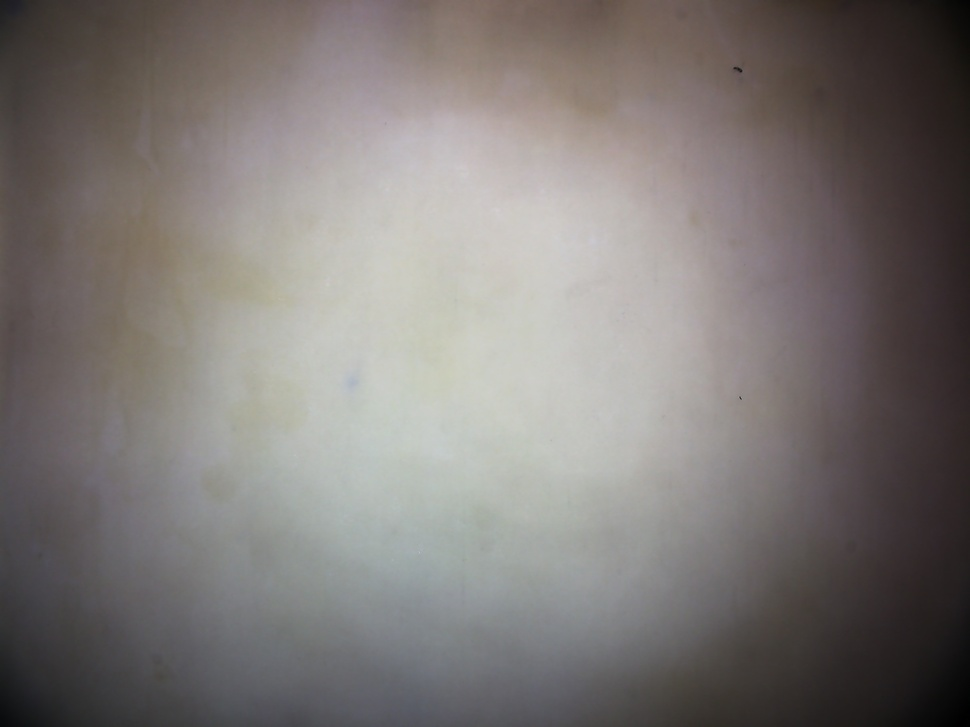
//> input picture 0003.jpg, 970 x 727 px, shrunk from 3264 x 2448 before the run
$ ./main ../0003.jpg out.png 3   (built with g++ and OpenCV 4)
//> lines starting //> are read from the running program, lines starting //| are printed output that depends on the picture
#include <opencv2/core/core.hpp>
#include <opencv2/highgui/highgui.hpp>
#include <opencv2/imgproc/imgproc.hpp>

using namespace cv;
using namespace std;

// 修复色差
Mat MyGammaCorrection(Mat& img, float fGamma) {
  // build look up table
  unsigned char lut[256];
  for (int i = 0; i < 256; i++) {
    lut[i] = saturate_cast<uchar>(pow((float)(i/255.0), 1.f/fGamma) * 255.0f);
  }

  Mat dst = img.clone();
  const int channels = dst.channels();
  switch(channels) {
    case 1:
      {
        MatIterator_<uchar> it, end;
        for (it = dst.begin<uchar>(), end = dst.end<uchar>(); it != end; it++) {
          //*it = pow((float)(((*it))/255.0), fGamma) * 255.0;
          *it = lut[(*it)];
        }
        break;
      }
    case 3:
      {
        MatIterator_<Vec3b> it, end;
        for (it = dst.begin<Vec3b>(), end = dst.end<Vec3b>(); it != end; it++){
          //(*it)[0] = pow((float)(((*it)[0])/255.0), fGamma) * 255.0;
          //(*it)[1] = pow((float)(((*it)[1])/255.0), fGamma) * 255.0;
          //(*it)[2] = pow((float)(((*it)[2])/255.0), fGamma) * 255.0;
          (*it)[0] = lut[((*it)[0])];
          (*it)[1] = lut[((*it)[1])];
          (*it)[2] = lut[((*it)[2])];
        }

        break;

      }
  }

  return dst;
}

// 高斯滤波
Mat MyGaussianFilter (Mat& img) {
  // 设置高斯滤波器
  float halfSize = 500;
  float fSize = 2 * halfSize + 1;

  Mat gaussianKernel = getGaussianKernel(fSize, fSize / 6, CV_32F);
  mulTransposed(gaussianKernel, gaussianKernel, false);

  // 进行高斯滤波
  Mat imageFilter;
  filter2D(img, imageFilter, img.depth(), gaussianKernel, Point(-1, -1), 0, BORDER_CONSTANT);

  // 做差值
  return (img - imageFilter) + 128;
}

int main(int argc, char **argv) {
  char *input = argv[1];
  char *output = argv[2];
  float gamma_v = atoi(argv[3]);

  // 读取图片，并转换
  Mat src = imread(input, CV_LOAD_IMAGE_COLOR);
//> src is the input picture: 727 rows x 970 cols, CV_8UC3; mean B, G, R 117.4, 119.7, 124.9

  CV_Assert(src.data);
  // accept only char type matrices
  CV_Assert(src.depth() != sizeof(uchar));

  Mat img = src.clone();
  // Mat img;
  // src.convertTo(img, CV_32F, 1, 0);

  Mat dst = MyGaussianFilter(img);
//> in MyGaussianFilter, `filter2D(img, imageFilter, img.depth(), gaussianKernel, Point(-1, -1),..`:
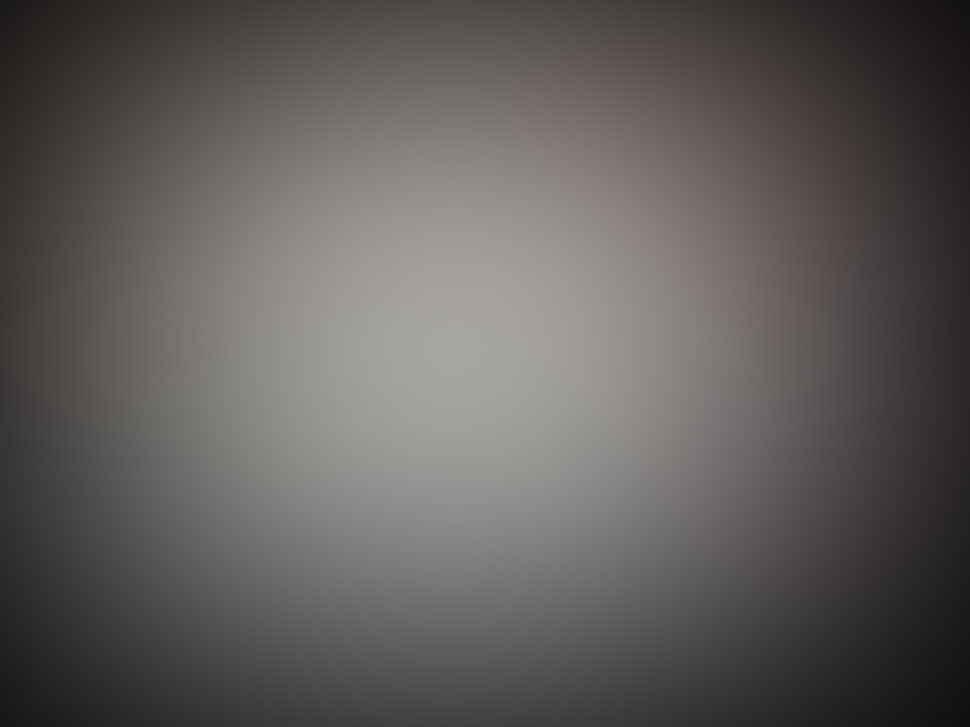
//> imageFilter: 727 rows x 970 cols, CV_8UC3; mean B, G, R 91, 92.9, 96.2
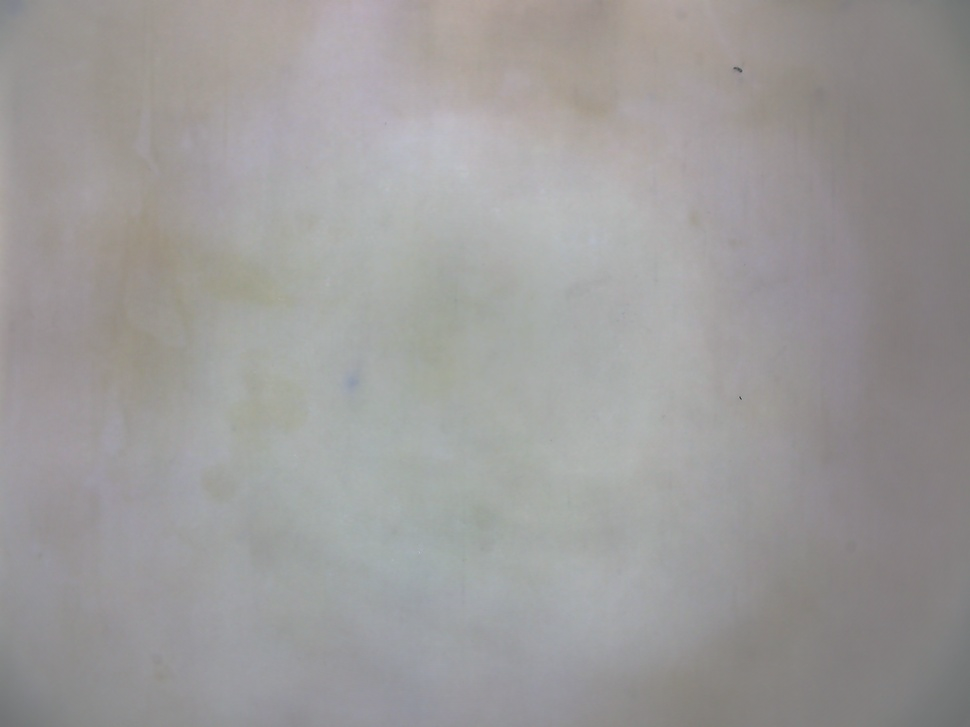
//> dst: 727 rows x 970 cols, CV_8UC3; mean B, G, R 154.4, 154.8, 156.7

  dst = MyGammaCorrection(dst, gamma_v);
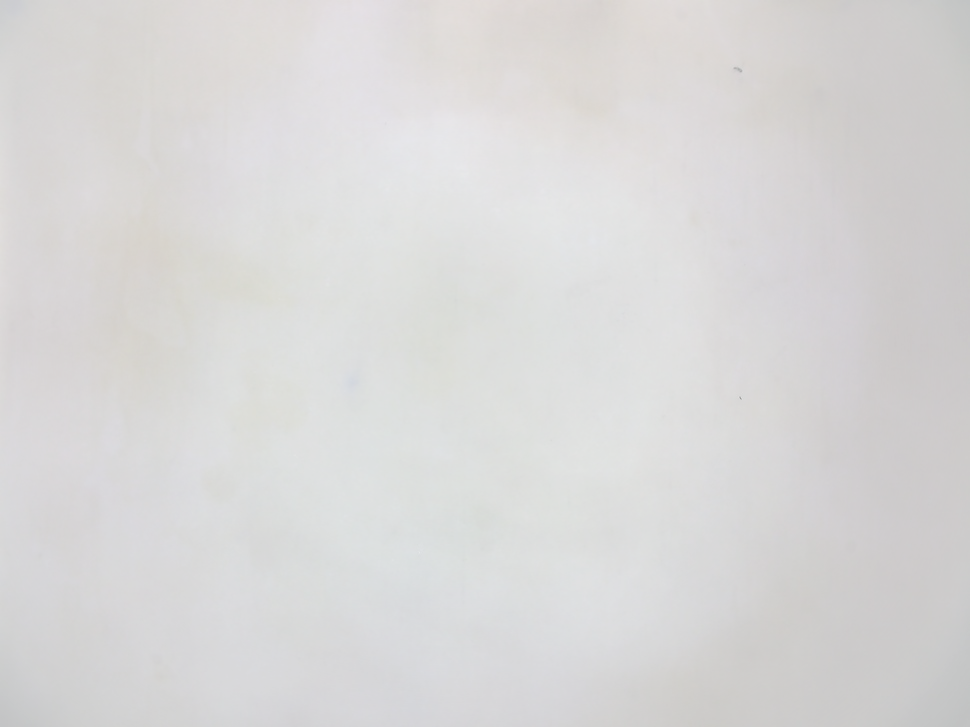
//> dst: 727 rows x 970 cols, CV_8UC3; mean B, G, R 215.5, 215.7, 216.6

  // JPEG 品质
  vector<int> params;
  params.push_back(CV_IMWRITE_JPEG_QUALITY);
  params.push_back(94);

  // 保存图片
  imwrite(output, dst, params);

  return 0;
}
